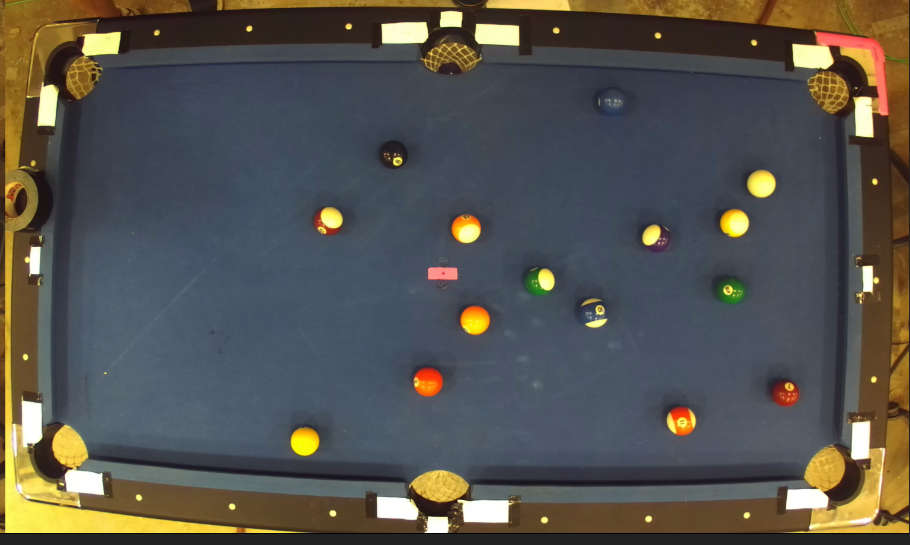
%> input picture Photos/Zed_distorted.png, 910 x 545 px
$ octave --eval "result = dotDetection(imread('../Photos/Zed_distorted.png'));"   (GNU Octave 9; MATLAB toolbox functions it lacks are replaced by stand-ins)
%> lines starting %> are read from the running program, lines starting %| are printed output that depends on the picture; in (x1, y1, x2, y2) boxes, pixels count from 0 and x2, y2 are one past the last pixel; in counts of white or black regions, pixels touching at a corner belong together; the program's own positions count from 1
function [TopLine,BottomLine,RightLine]=dotDetection(img)
%A series of mask to be applied to the table to identify each white dot
%----------------------------------------------------
% Convert RGB image into L*a*b* color space.
X = rgb2lab(img);
%> X: size 545x910x3 double; mean of channels 1, 2, 3 35.3, 1.4, 2.8
% Create empty mask.
BW = false(size(X,1),size(X,2));
% Flood fill
row = 482;
column = 412;
tolerance = 5.000000e-02;
normX = sum((X - X(row,column,:)).^2,3);
normX = mat2gray(normX);
addedRegion = grayconnected(normX, row, column, tolerance);
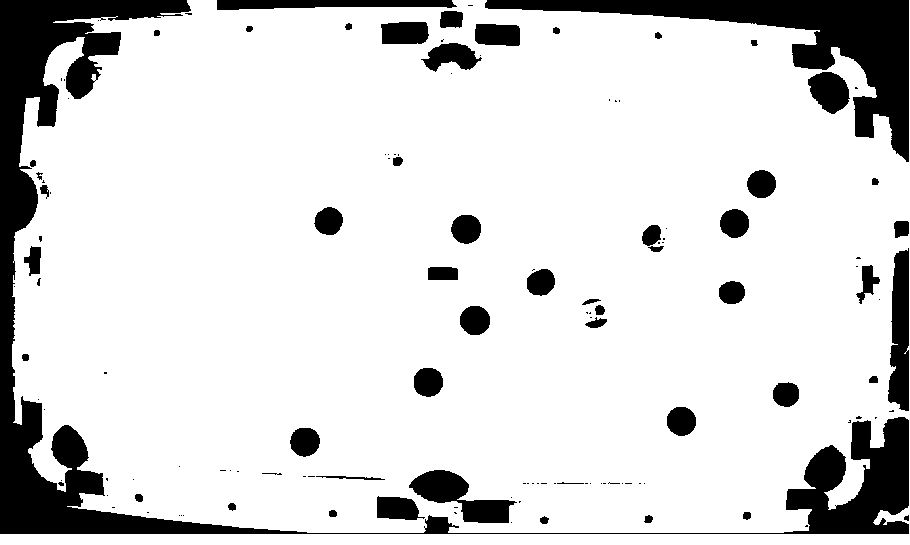
%> addedRegion: size 545x910 logical; 84.7% white; 132 black regions (78 under 20 px), largest, box (x1, y1, x2, y2) and area: (0, 0, 909, 534) 37741, (485, 0, 909, 162) 15427, (888, 248, 909, 411) 2649
BW = BW | addedRegion;
% Flood fill
row = 426;
column = 55;
tolerance = 5.000000e-02;
normX = sum((X - X(row,column,:)).^2,3);
normX = mat2gray(normX);
addedRegion = grayconnected(normX, row, column, tolerance);
%> addedRegion: size 545x910 logical; 84.4% white; 169 black regions (110 under 20 px), largest, box (x1, y1, x2, y2) and area: (0, 0, 308, 533) 29653, (484, 0, 909, 159) 15196, (784, 416, 909, 533) 8668
BW = BW | addedRegion;
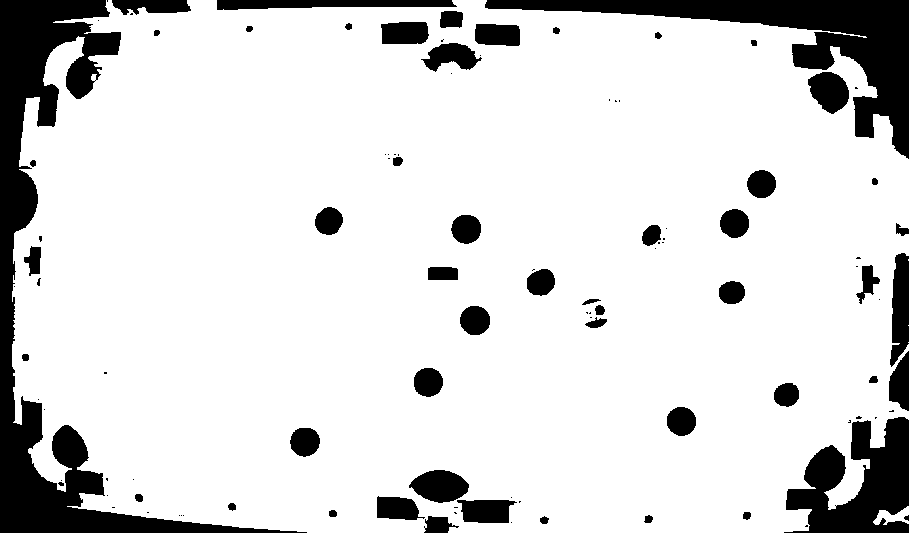
%> BW: size 545x910 logical; 85.3% white; 106 black regions (53 under 20 px), largest, box (x1, y1, x2, y2) and area: (0, 0, 307, 533) 26278, (485, 0, 909, 159) 15180, (784, 417, 909, 533) 8582
% Invert mask
BW = imcomplement(BW);
% Flood fill
row = 92;
column = 12;
tolerance = 5.000000e-02;
normX = sum((X - X(row,column,:)).^2,3);
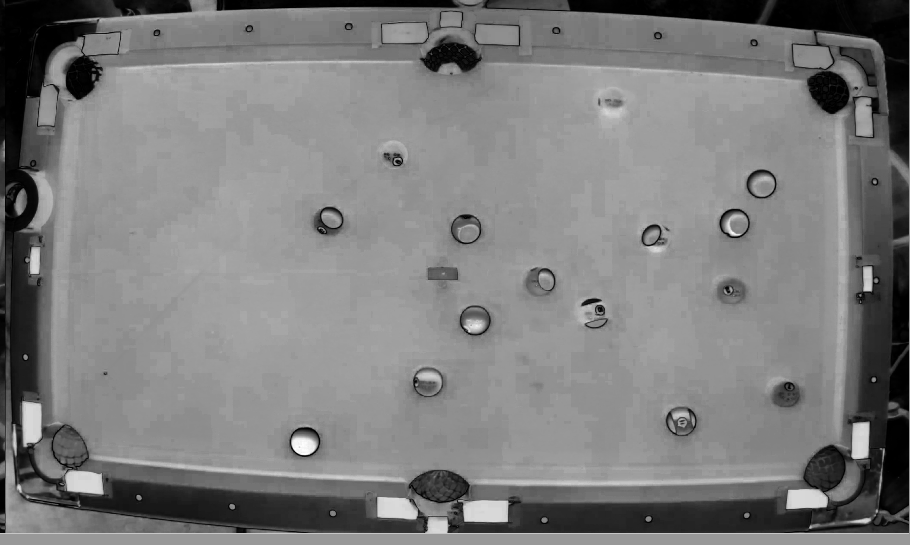
%> normX: size 545x910 double; min 0, max 5713, mean 2811.5; drawn with min black and max white
normX = mat2gray(normX);
addedRegion = grayconnected(normX, row, column, tolerance);
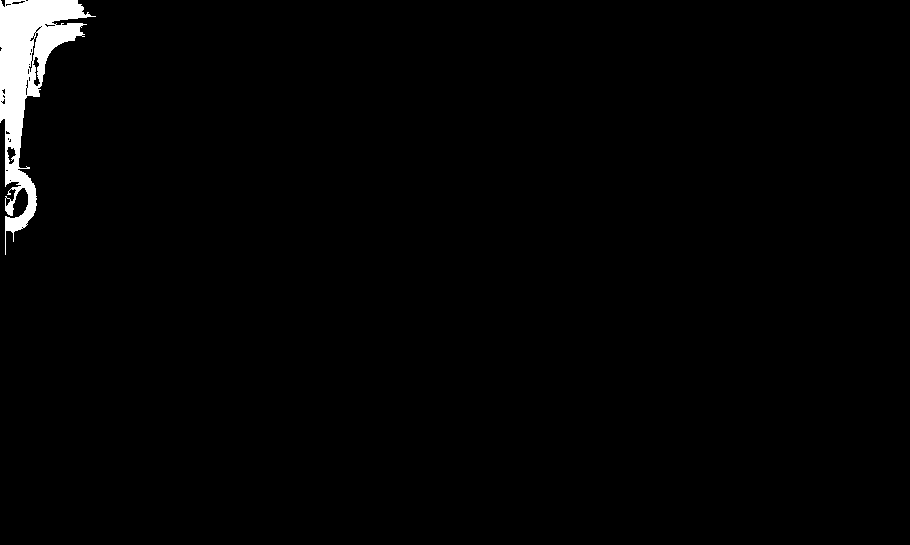
%> addedRegion: size 545x910 logical; 1.6% white; 1 white region, box (x1, y1, x2, y2) and area: (0, 0, 96, 255) 8027
BW = BW | addedRegion;
% Invert mask
BW = imcomplement(BW);
% Flood fill
row = 116;
column = 12;
tolerance = 5.000000e-02;
normX = sum((X - X(row,column,:)).^2,3);
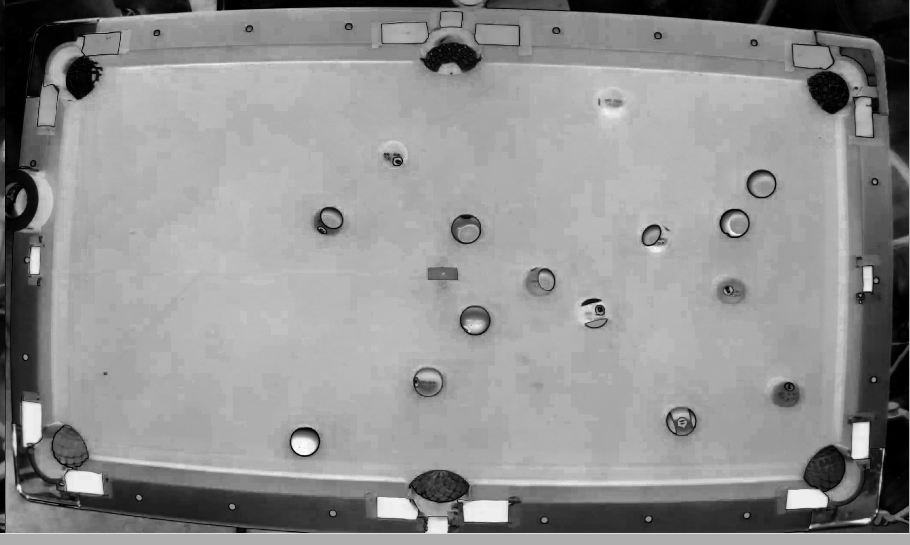
%> normX: size 545x910 double; min 0, max 5472, mean 3116; drawn with min black and max white
normX = mat2gray(normX);
addedRegion = grayconnected(normX, row, column, tolerance);
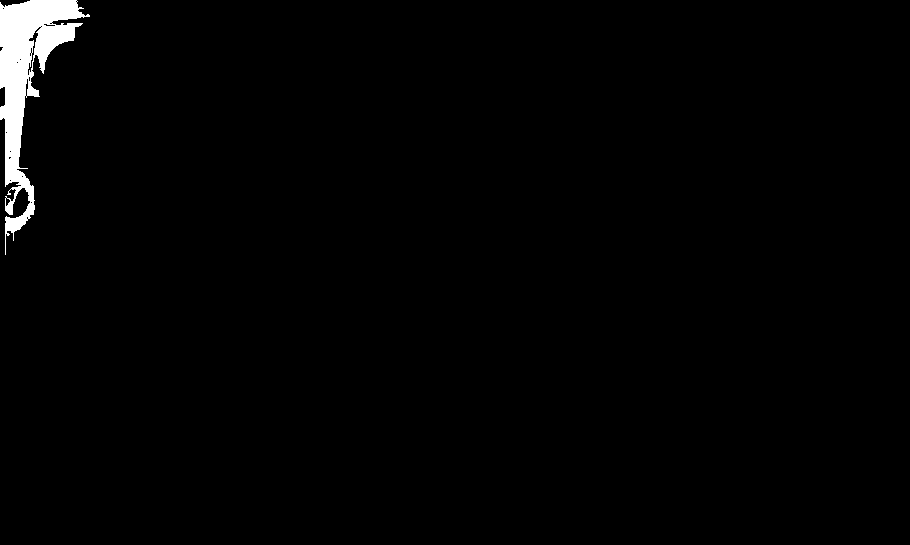
%> addedRegion: size 545x910 logical; 1.5% white; 1 white region, box (x1, y1, x2, y2) and area: (0, 0, 90, 255) 7446
BW = BW | addedRegion;
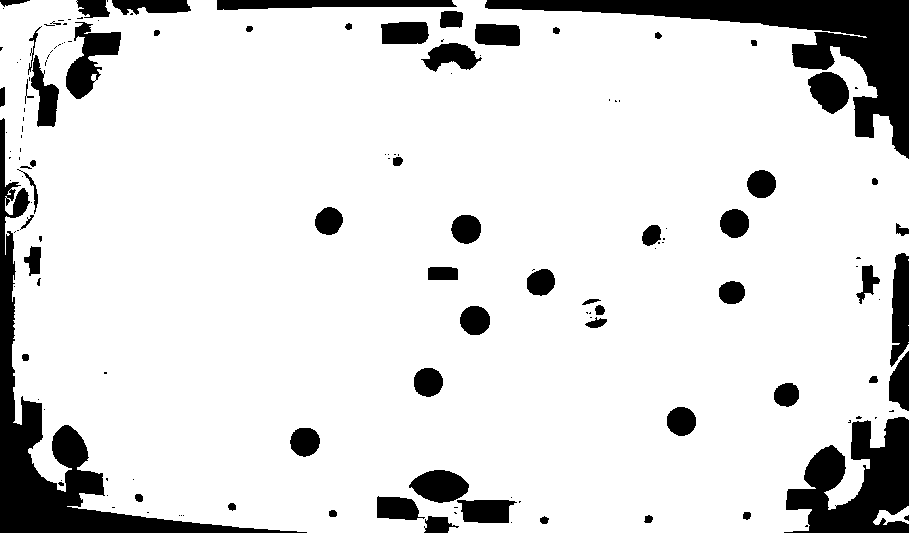
%> BW: size 545x910 logical; 86.8% white; 149 black regions (86 under 20 px), largest, box (x1, y1, x2, y2) and area: (485, 0, 909, 159) 15180, (0, 118, 307, 533) 14676, (784, 417, 909, 533) 8582
% Invert mask
BW = imcomplement(BW);
% Invert mask
BW = imcomplement(BW);
% Flood fill
row = 690;
column = 722;
tolerance = 5.000000e-02;
%> (the run ends here)
